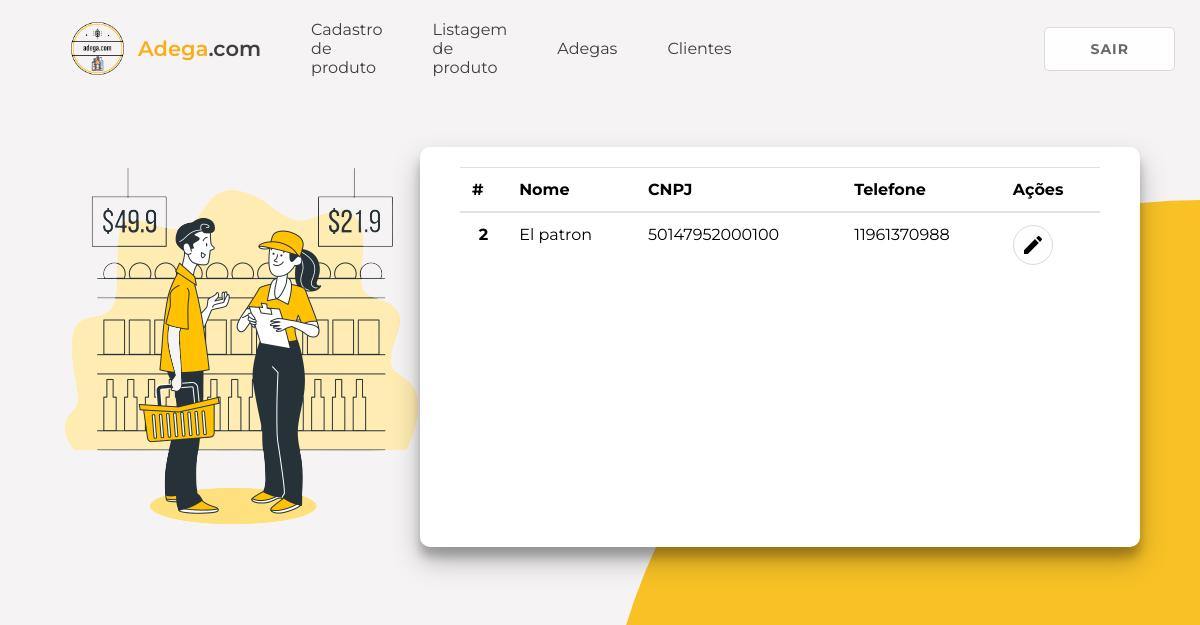
The app's page /adegas (signed in), older data.
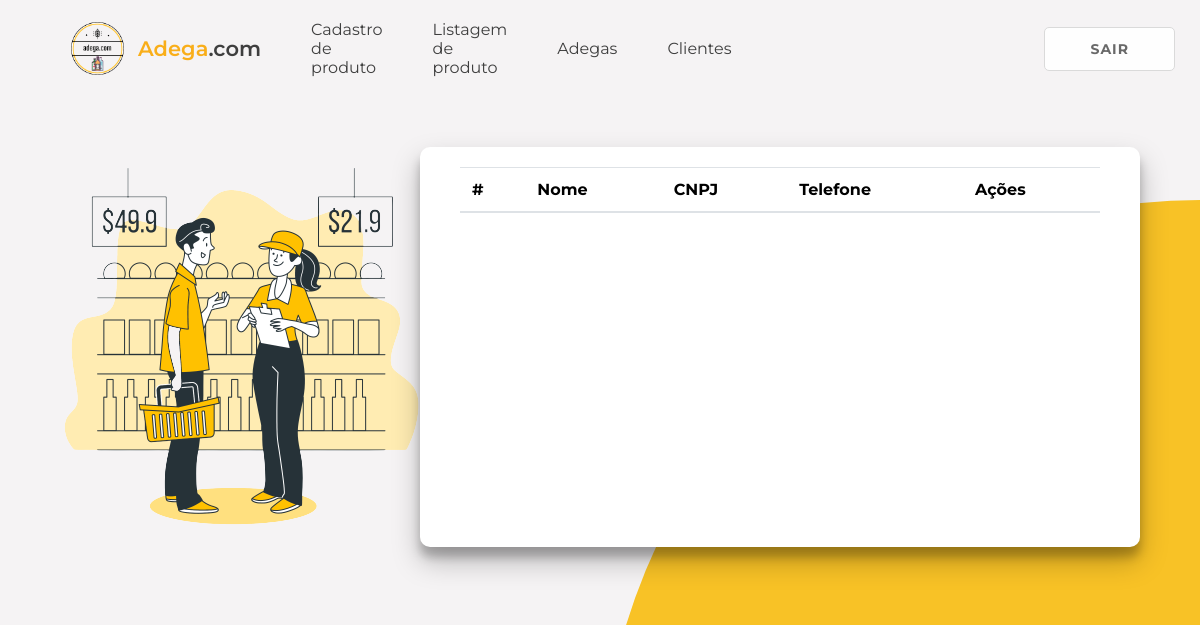
The same page, newer data.
### tables this page shows
CREATE TABLE adegas (
    id_adega INTEGER PRIMARY KEY AUTOINCREMENT,
    nomeAdega VARCHAR(50) NOT NULL,
    cnpj VARCHAR(50) NOT NULL,
    cep VARCHAR(50) NOT NULL,
    cidade VARCHAR(50) NOT NULL,
    rua VARCHAR(50) NOT NULL,
    bairro VARCHAR(50) NOT NULL,
    nEstabelecimento VARCHAR(50) NOT NULL,
    complemento VARCHAR(50) NULL,
    telefone VARCHAR(50) NOT NULL,
    UNIQUE(cnpj)
);

### routes.py (the view)
@app.route("/adegas")
def listar_adegas_api():
    logado = autenticar_login()
    if logado is None:
        return redirect("/")
    lista = db_listar_adegas()
    return render_template("lista-adegas.html", logado = logado, adegas = lista)

### database.py (called while the page is built)
def row_to_dict(description, row):
    if row is None: return None
    d = {}
    for i in range(0, len(row)):
        d[description[i][0]] = row[i]
    return d

def rows_to_dict(description, rows):
    result = []
    for row in rows:
        result.append(row_to_dict(description, row))
    return result

def conectar():
    return sqlite3.connect('adega.db')

def db_fazer_login(login, senha):
    with closing(conectar()) as con, closing(con.cursor()) as cur:
        cur.execute("SELECT u.login, u.senha, u.nome FROM usuario u WHERE u.login = ? AND u.senha = ?", [login, senha])
        return row_to_dict(cur.description, cur.fetchone())

def db_listar_adegas():
    with closing(conectar()) as con, closing(con.cursor()) as cur:
        cur.execute("SELECT id_adega, nomeAdega, cnpj, telefone FROM adegas")
        return rows_to_dict(cur.description, cur.fetchall())

### routes.py (called while the page is built)
def autenticar_login():
    login = request.cookies.get("login", "")
    senha = request.cookies.get("senha", "")
    return db_fazer_login(login, senha)

### templates/lista-adegas.html (shortened to what this page needs)
<!DOCTYPE html>
<html lang="pt-br">
	<head>
		<link rel="stylesheet" href="/static/css/global.css" />
        <link rel="stylesheet" href="/static/css/pages/listar-clientes.css" />
    </head>
    <body>
        {% include 'components/header.html' %}
        <div class="container" id="container">
            <div class="left-list">
                <img src="/static/images/formCadastro.png" class="left-img" alt="imagens">
            </div>
            <div class="right-list">
                <div class="form-container-list list-in-container">
                    <div>
                        <table class="table table-hover">
                            <thead>
                              <tr>
                                <th scope="col">#</th>
                                <th scope="col">Nome</th>
                                <th scope="col">CNPJ</th>
                                <th scope="col">Telefone</th>
                                <th scope="col">Ações</th>
                              </tr>
                            </thead>
                            <tbody>
                            {% for adega in adegas %}
                              <tr>
                                <th scope="row">{{adega['id_adega']}}</th>
                                <td>{{adega['nomeAdega']}}</td>
                                <td>{{adega['cnpj']}}</td>
                                <td>{{adega['telefone']}}</td>
                                <td>
                                  <a href="/adega/{{adega['id_adega']}}" href="href=">
                                    <button class="button secondary icon-button">
                                        <img src="/static/images/edit.svg">
                                    </button>
                                </a>
                                </td>
                              </tr>
                            {% endfor %}
                            </tbody>
                          </table>
                    </div>
                </div>
            </div>
        </div>
    </body>
</html>

Row changes from the older to the newer data that the page shows:
removed adegas: id_adega "2", nomeAdega "El patron", cnpj "50147952000100", telefone "11961370988"
